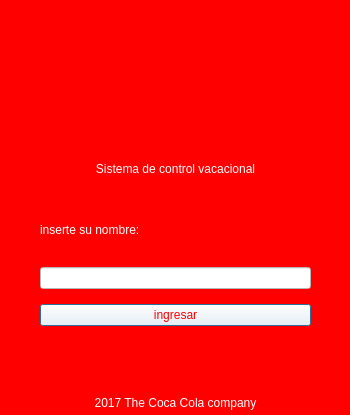
<?xml version="1.0" encoding="UTF-8"?>
<ui version="4.0">
 <class>Ventana_uno</class>
 <widget class="QDialog" name="Ventana_uno">
  <property name="geometry">
   <rect>
    <x>0</x>
    <y>0</y>
    <width>350</width>
    <height>415</height>
   </rect>
  </property>
  <property name="minimumSize">
   <size>
    <width>350</width>
    <height>415</height>
   </size>
  </property>
  <property name="maximumSize">
   <size>
    <width>350</width>
    <height>415</height>
   </size>
  </property>
  <property name="windowTitle">
   <string>Bienvenido</string>
  </property>
  <property name="styleSheet">
   <string notr="true">background-color: rgb(255, 0, 0);</string>
  </property>
  <widget class="QWidget" name="verticalLayoutWidget">
   <property name="geometry">
    <rect>
     <x>0</x>
     <y>0</y>
     <width>351</width>
     <height>331</height>
    </rect>
   </property>
   <layout class="QVBoxLayout" name="lay_ver_one" stretch="2,1,1,1,2">
    <property name="spacing">
     <number>15</number>
    </property>
    <property name="leftMargin">
     <number>40</number>
    </property>
    <property name="topMargin">
     <number>40</number>
    </property>
    <property name="rightMargin">
     <number>40</number>
    </property>
    <property name="bottomMargin">
     <number>5</number>
    </property>
    <item>
     <widget class="QLabel" name="lbl_CocaCola_imagen">
      <property name="styleSheet">
       <string notr="true">border-image: url(:/cct/Coca_Cola_logo_white.png);</string>
      </property>
      <property name="text">
       <string/>
      </property>
     </widget>
    </item>
    <item>
     <widget class="QLabel" name="lbl_bienvenida">
      <property name="styleSheet">
       <string notr="true">
font: 75 italic 15pt &quot;MS Sans Serif&quot;;

color: rgb(255, 255, 255);</string>
      </property>
      <property name="text">
       <string>Sistema de control vacacional</string>
      </property>
      <property name="alignment">
       <set>Qt::AlignCenter</set>
      </property>
     </widget>
    </item>
    <item>
     <widget class="QLabel" name="lbl_ingresarNombre">
      <property name="styleSheet">
       <string notr="true">color: rgb(255, 255, 255);
font: 11pt &quot;Tw Cen MT Condensed Extra Bold&quot;;</string>
      </property>
      <property name="text">
       <string>inserte su nombre:</string>
      </property>
     </widget>
    </item>
    <item>
     <widget class="QLineEdit" name="txt_nombre">
      <property name="styleSheet">
       <string notr="true">background-color: rgb(255, 255, 255);
border-color: rgb(0, 0, 0);</string>
      </property>
      <property name="inputMask">
       <string/>
      </property>
      <property name="text">
       <string/>
      </property>
     </widget>
    </item>
    <item>
     <widget class="QPushButton" name="btn_ingresar">
      <property name="styleSheet">
       <string notr="true">
background-color: rgb(255, 255, 255);
font: 87 8pt &quot;Arial Black&quot;;
color: rgb(255, 0, 0);
</string>
      </property>
      <property name="text">
       <string>ingresar</string>
      </property>
     </widget>
    </item>
   </layout>
  </widget>
  <widget class="QWidget" name="verticalLayoutWidget_2">
   <property name="geometry">
    <rect>
     <x>0</x>
     <y>330</y>
     <width>351</width>
     <height>80</height>
    </rect>
   </property>
   <layout class="QVBoxLayout" name="lay_ver_two">
    <item>
     <widget class="QLabel" name="lbl_copyright">
      <property name="styleSheet">
       <string notr="true">color: rgb(255, 255, 255);
font: italic 11pt &quot;Monotype Corsiva&quot;;</string>
      </property>
      <property name="text">
       <string>2017 The Coca Cola company</string>
      </property>
      <property name="alignment">
       <set>Qt::AlignBottom|Qt::AlignHCenter</set>
      </property>
     </widget>
    </item>
   </layout>
  </widget>
 </widget>
 <resources>
  <include location="imagenes/Coca_cola_logo.qrc"/>
 </resources>
 <connections/>
</ui>
